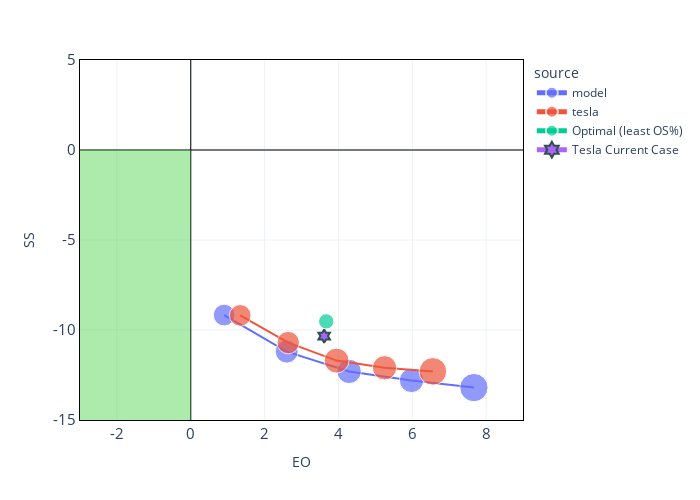

The cell this chart's notebook holds for it:
### Code cell
# px.line(perato, x="EO", y="SS", color="source", markers=False, template='plotly_white', width=700, height=500)

fig = px.scatter(
    perato,
    x="EO",
    y="SS",
    color="source",
    size="PCT",
    template='plotly_white',
    width=700, 
    height=500,
).update_traces(mode="lines+markers")


fig.add_scatter(x=[tesla_eo],
                y=[tesla_ss],
                marker=dict(
                    line=dict(width=2, color="DarkSlateGrey"),
                    size=10,
                    symbol="hexagram"
                ),
               name='Tesla Current Case')

fig.update_xaxes(range=xrange)
fig.update_yaxes(range=yrange)
fig.add_vline(x=0, line_width=1, line_dash="solid", line_color="black")
fig.add_hline(y=0, line_width=1, line_dash="solid", line_color="black")

v = [0, 0, xrange[0], yrange[0], 'limegreen']
fig.add_shape(
    type='rect',
    x0=v[0], y0=v[1], x1=v[2], y1=v[3],
    line=dict(color='black', width=0),
    fillcolor=v[4],
    opacity=0.4
)

fig.update_layout(
    xaxis = dict(
        tickmode = 'array',
        tickvals = [-2e6,0,2e6,4e6,6e6,8e6],
        ticktext = ['-2', '0', '2', '4', '6', '8'],
        tickfont = dict(size=15)
    ),
    yaxis = dict(
        tickmode = 'array',
        tickvals = np.arange(-15e6, 5e6+1, 5e6).tolist(),
        ticktext = ['-15', '-10', '-5', '0', '5'],
        tickfont = dict(size=15)
    )
)


fig.update_xaxes(showline=True, linewidth=1, linecolor='black', mirror=True)
fig.update_yaxes(showline=True, linewidth=1, linecolor='black', mirror=True)

### Figure 1 — Plotly figure (JSON) as saved in the notebook; plotly's stock layout.template omitted (floating-point values rounded to 4 significant figures)
{"data": [{"hovertemplate": "source=model<br>EO=%{x}<br>SS=%{y}<br>PCT=%{marker.size}<extra></extra>", "legendgroup": "model", "marker": {"color": "#636efa", "size": [500, 560, 630, 630, 850], "sizemode": "area", "sizeref": 2.125, "symbol": "circle"}, "mode": "lines+markers", "name": "model", "orientation": "v", "showlegend": true, "type": "scatter", "x": [905000, 2600000, 4290000, 5980000, 7670000], "xaxis": "x", "y": [-9170000, -11200000, -12300000, -12800000, -13200000], "yaxis": "y"}, {"hovertemplate": "source=tesla<br>EO=%{x}<br>SS=%{y}<br>PCT=%{marker.size}<extra></extra>", "legendgroup": "tesla", "marker": {"color": "#EF553B", "size": [500, 535, 660, 630, 810], "sizemode": "area", "sizeref": 2.125, "symbol": "circle"}, "mode": "lines+markers", "name": "tesla", "orientation": "v", "showlegend": true, "type": "scatter", "x": [1340000, 2640000, 3950000, 5250000, 6560000], "xaxis": "x", "y": [-9190000, -10700000, -11700000, -12100000, -12300000], "yaxis": "y"}, {"hovertemplate": "source=Optimal (least OS%)<br>EO=%{x}<br>SS=%{y}<br>PCT=%{marker.size}<extra></extra>", "legendgroup": "Optimal (least OS%)", "marker": {"color": "#00cc96", "size": [250], "sizemode": "area", "sizeref": 2.125, "symbol": "circle"}, "mode": "lines+markers", "name": "Optimal (least OS%)", "orientation": "v", "showlegend": true, "type": "scatter", "x": [3670000], "xaxis": "x", "y": [-9520000], "yaxis": "y"}, {"marker": {"line": {"color": "DarkSlateGrey", "width": 2}, "size": 10, "symbol": "hexagram"}, "name": "Tesla Current Case", "type": "scatter", "x": [3614000], "y": [-10340000]}], "layout": {"height": 500, "legend": {"itemsizing": "constant", "title": {"text": "source"}, "tracegroupgap": 0}, "margin": {"t": 60}, "shapes": [{"line": {"color": "black", "dash": "solid", "width": 1}, "type": "line", "x0": 0, "x1": 0, "xref": "x", "y0": 0, "y1": 1, "yref": "y domain"}, {"line": {"color": "black", "dash": "solid", "width": 1}, "type": "line", "x0": 0, "x1": 1, "xref": "x domain", "y0": 0, "y1": 0, "yref": "y"}, {"fillcolor": "limegreen", "line": {"color": "black", "width": 0}, "opacity": 0.4, "type": "rect", "x0": 0, "x1": -3000000, "y0": 0, "y1": -15000000}], "width": 700, "xaxis": {"anchor": "y", "domain": [0, 1], "linecolor": "black", "linewidth": 1, "mirror": true, "range": [-3000000, 9000000], "showline": true, "tickfont": {"size": 15}, "tickmode": "array", "ticktext": ["-2", "0", "2", "4", "6", "8"], "tickvals": [-2000000, 0, 2000000, 4000000, 6000000, 8000000], "title": {"text": "EO"}}, "yaxis": {"anchor": "x", "domain": [0, 1], "linecolor": "black", "linewidth": 1, "mirror": true, "range": [-15000000, 5000000], "showline": true, "tickfont": {"size": 15}, "tickmode": "array", "ticktext": ["-15", "-10", "-5", "0", "5"], "tickvals": [-15000000, -10000000, -5000000, 0, 5000000], "title": {"text": "SS"}}}}
